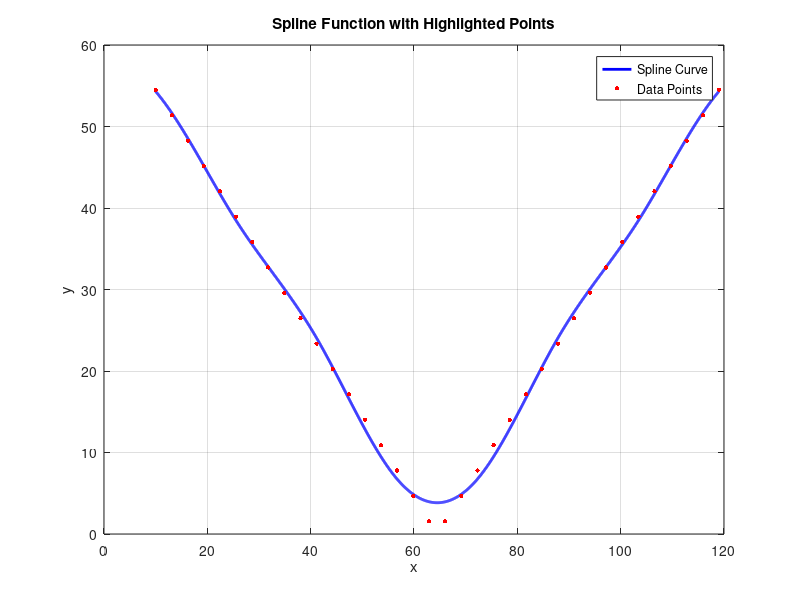

This figure's MATLAB source:
b=119;
a=10;

N=13;
c=5;
n=3;

h = (b-a)/(N-2*n);
u = a + ((0:N)-n)*h;

M = c*(N-2*n);
h_p = (b-a)/M;
x = a + (0:M)*h_p;

function y = f(x,a,b)
    y = abs(x - (a+b)/2);
end

% function y = f(x,a,b)
%     y = x^a+b;
% end

function y = f_vec(x, a, b)
    y = arrayfun(@f, x, a, b);
end

y = f_vec(x, a, b);

function y = Mansfield_de_Boor_Cox(x, i, n, u)
    if n == 0
        if u(i) <= x && x < u(i+1)
            y = 1;
        else
            y = 0;
        end
    else
        y = ((x-u(i))/(u(i+n)-u(i)) * Mansfield_de_Boor_Cox(x, i, n-1,u)) + ((u(i+n+1)-x)/(u(i+n+1)-u(i+1)) * Mansfield_de_Boor_Cox(x, i+1, n-1,u));    
    end
end


% Calculate the coefficients of the spline function
A = zeros(M+1, N-3);
for j = 1:M+1
    for i = 1:(N-3)
        A(j, i) = Mansfield_de_Boor_Cox(x(j), i, 3, u);
    end
end

d = pinv(A' *A) * A' * y';

function y = spline(x, d, u)
    y = 0;
    for i = 1:length(d)
        y = y + d(i) * Mansfield_de_Boor_Cox(x, i, 3, u);
    end
end

% Number of points for the plot
num_points = 2000;
x_plot = linspace(a, b, num_points);

% Evaluate the spline function for the plot points
y_spline = zeros(1, num_points);
for k = 1:num_points
    y_spline(k) = spline(x_plot(k), d, u);
end

% Plot the spline function curve
figure;
plot(x_plot, y_spline, 'b-', 'LineWidth', 2);
hold on;

% Highlight the data points on the curve
scatter(x, y, 10, 'r', 'filled');
title('Spline Function with Highlighted Points');
xlabel('x');
ylabel('y');
legend('Spline Curve', 'Data Points');
grid on;
hold off;
pause;

